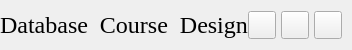
           <widget class="QFrame" name="contentTopBg">
            <property name="minimumSize">
             <size>
              <width>0</width>
              <height>50</height>
             </size>
            </property>
            <property name="maximumSize">
             <size>
              <width>16777215</width>
              <height>50</height>
             </size>
            </property>
            <property name="frameShape">
             <enum>QFrame::NoFrame</enum>
            </property>
            <property name="frameShadow">
             <enum>QFrame::Raised</enum>
            </property>
            <layout class="QHBoxLayout" name="horizontalLayout">
             <property name="spacing">
              <number>0</number>
             </property>
             <property name="leftMargin">
              <number>0</number>
             </property>
             <property name="topMargin">
              <number>0</number>
             </property>
             <property name="rightMargin">
              <number>10</number>
             </property>
             <property name="bottomMargin">
              <number>0</number>
             </property>
             <item>
              <widget class="QFrame" name="leftBox">
               <property name="sizePolicy">
                <sizepolicy hsizetype="Expanding" vsizetype="Preferred">
                 <horstretch>0</horstretch>
                 <verstretch>0</verstretch>
                </sizepolicy>
               </property>
               <property name="frameShape">
                <enum>QFrame::NoFrame</enum>
               </property>
               <property name="frameShadow">
                <enum>QFrame::Raised</enum>
               </property>
               <layout class="QHBoxLayout" name="horizontalLayout_3">
                <property name="spacing">
                 <number>0</number>
                </property>
                <property name="leftMargin">
                 <number>0</number>
                </property>
                <property name="topMargin">
                 <number>0</number>
                </property>
                <property name="rightMargin">
                 <number>0</number>
                </property>
                <property name="bottomMargin">
                 <number>0</number>
                </property>
                <item>
                 <widget class="QLabel" name="titleRightInfo">
                  <property name="sizePolicy">
                   <sizepolicy hsizetype="Preferred" vsizetype="Expanding">
                    <horstretch>0</horstretch>
                    <verstretch>0</verstretch>
                   </sizepolicy>
                  </property>
                  <property name="maximumSize">
                   <size>
                    <width>16777215</width>
                    <height>45</height>
                   </size>
                  </property>
                  <property name="font">
                   <font>
                    <family>Times New Roman</family>
                    <pointsize>18</pointsize>
                    <italic>false</italic>
                    <bold>false</bold>
                   </font>
                  </property>
                  <property name="styleSheet">
                   <string notr="true">QLabel{
	font: 9pt &quot;Times New Roman&quot;;
	font: 18pt
}</string>
                  </property>
                  <property name="text">
                   <string>Database  Course  Design</string>
                  </property>
                  <property name="alignment">
                   <set>Qt::AlignCenter</set>
                  </property>
                 </widget>
                </item>
               </layout>
              </widget>
             </item>
             <item alignment="Qt::AlignRight">
              <widget class="QFrame" name="rightButtons">
               <property name="minimumSize">
                <size>
                 <width>0</width>
                 <height>28</height>
                </size>
               </property>
               <property name="frameShape">
                <enum>QFrame::NoFrame</enum>
               </property>
               <property name="frameShadow">
                <enum>QFrame::Raised</enum>
               </property>
               <layout class="QHBoxLayout" name="horizontalLayout_2">
                <property name="spacing">
                 <number>5</number>
                </property>
                <property name="leftMargin">
                 <number>0</number>
                </property>
                <property name="topMargin">
                 <number>0</number>
                </property>
                <property name="rightMargin">
                 <number>0</number>
                </property>
                <property name="bottomMargin">
                 <number>0</number>
                </property>
                <item>
                 <widget class="QPushButton" name="minimizeAppBtn">
                  <property name="minimumSize">
                   <size>
                    <width>28</width>
                    <height>28</height>
                   </size>
                  </property>
                  <property name="maximumSize">
                   <size>
                    <width>28</width>
                    <height>28</height>
                   </size>
                  </property>
                  <property name="cursor">
                   <cursorShape>PointingHandCursor</cursorShape>
                  </property>
                  <property name="toolTip">
                   <string>Minimize</string>
                  </property>
                  <property name="text">
                   <string/>
                  </property>
                  <property name="icon">
                   <iconset resource="resources.qrc">
                    <normaloff>:/icons/images/icons/icon_minimize.png</normaloff>:/icons/images/icons/icon_minimize.png</iconset>
                  </property>
                  <property name="iconSize">
                   <size>
                    <width>20</width>
                    <height>20</height>
                   </size>
                  </property>
                 </widget>
                </item>
                <item>
                 <widget class="QPushButton" name="maximizeRestoreAppBtn">
                  <property name="minimumSize">
                   <size>
                    <width>28</width>
                    <height>28</height>
                   </size>
                  </property>
                  <property name="maximumSize">
                   <size>
                    <width>28</width>
                    <height>28</height>
                   </size>
                  </property>
                  <property name="font">
                   <font>
                    <family>Segoe UI</family>
                    <pointsize>10</pointsize>
                    <italic>false</italic>
                    <bold>false</bold>
                    <stylestrategy>PreferDefault</stylestrategy>
                   </font>
                  </property>
                  <property name="cursor">
                   <cursorShape>PointingHandCursor</cursorShape>
                  </property>
                  <property name="toolTip">
                   <string>Maximize</string>
                  </property>
                  <property name="text">
                   <string/>
                  </property>
                  <property name="icon">
                   <iconset resource="resources.qrc">
                    <normaloff>:/icons/images/icons/icon_maximize.png</normaloff>:/icons/images/icons/icon_maximize.png</iconset>
                  </property>
                  <property name="iconSize">
                   <size>
                    <width>20</width>
                    <height>20</height>
                   </size>
                  </property>
                 </widget>
                </item>
                <item>
                 <widget class="QPushButton" name="closeAppBtn">
                  <property name="minimumSize">
                   <size>
                    <width>28</width>
                    <height>28</height>
                   </size>
                  </property>
                  <property name="maximumSize">
                   <size>
                    <width>28</width>
                    <height>28</height>
                   </size>
                  </property>
                  <property name="cursor">
                   <cursorShape>PointingHandCursor</cursorShape>
                  </property>
                  <property name="toolTip">
                   <string>Close</string>
                  </property>
                  <property name="text">
                   <string/>
                  </property>
                  <property name="icon">
                   <iconset resource="resources.qrc">
                    <normaloff>:/icons/images/icons/icon_close.png</normaloff>:/icons/images/icons/icon_close.png</iconset>
                  </property>
                  <property name="iconSize">
                   <size>
                    <width>20</width>
                    <height>20</height>
                   </size>
                  </property>
                 </widget>
                </item>
               </layout>
              </widget>
             </item>
            </layout>
           </widget>
